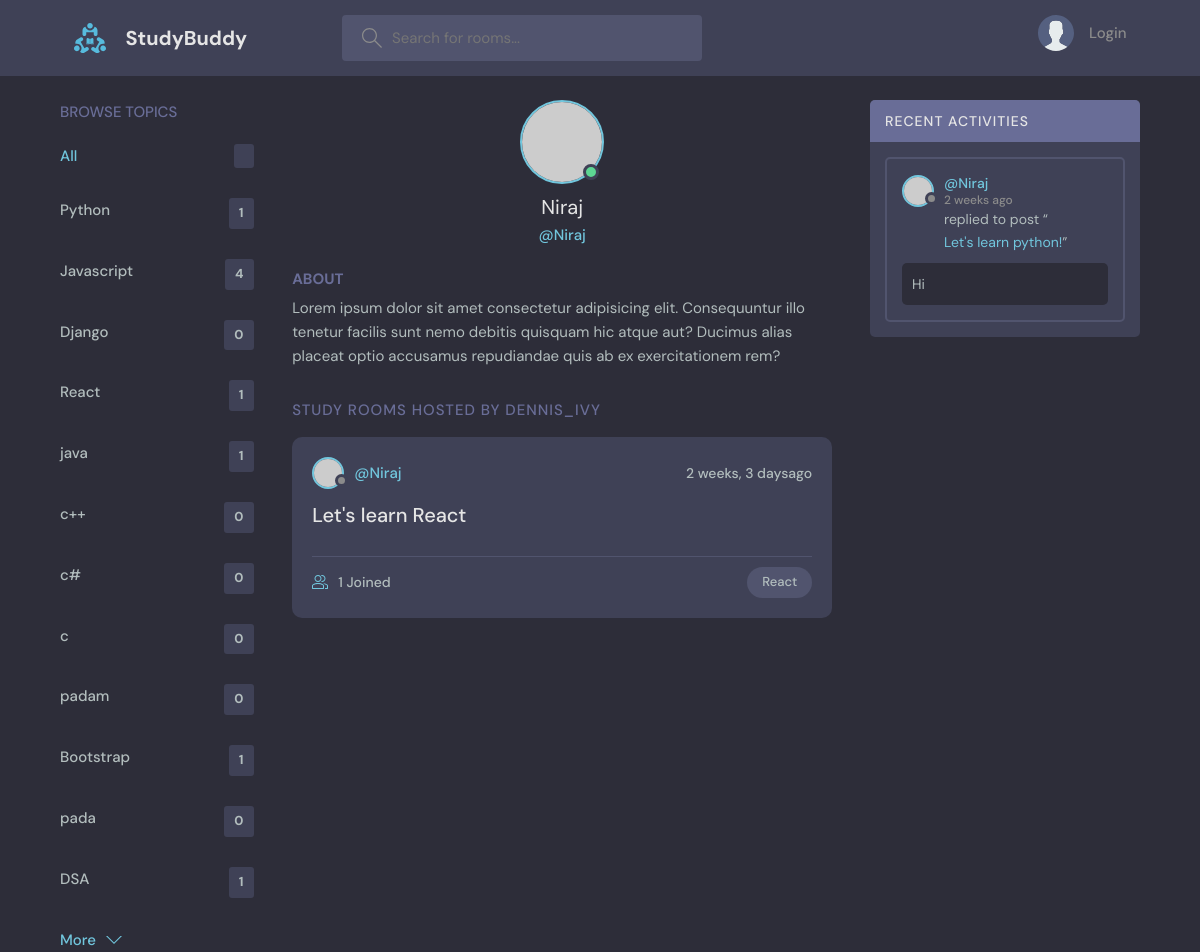
Screenshot of /userProfile/2/ with the database file from the repository.
### base/models.py (models this page shows, shortened)
class Topic(models.Model):
    name = models.CharField(max_length=200)

class Room(models.Model):
    host = models.ForeignKey(User,on_delete = models.SET_NULL,null = True)
    topic = models.ForeignKey(Topic,on_delete = models.SET_NULL,null = True)
    name = models.CharField(max_length=200)
    description = models.TextField(null= True,blank = True) #null= true or black= true -- means it cannot be null and black
    participants = models.ManyToManyField(User,related_name='participants' ,blank=True)
    updated = models.DateTimeField(auto_now = True)#it take timestamp everytime whenever updated
    created = models.DateTimeField(auto_now_add = True) #it takes timestapm at the beginning only
    class Meta:
        ordering = ['-updated','-created'] # (-) will make the ordering of lettest item at beginning
    def __str__(self):
        return self.name

class Message(models.Model):
    user = models.ForeignKey(User,on_delete = models.CASCADE)
    room = models.ForeignKey(Room,on_delete=models.CASCADE) #0n_delete= models.CASCADE =>means all the child messages will be deleted
    body= models.TextField()
    updated = models.DateField(auto_now = True)
    created = models.DateTimeField(auto_now_add = True)
    class Meta:
        ordering = ['-updated','-created']

### base/views.py (the view)
# urls.py: path('userProfile/<str:pk>/',views.userProfile,name="userProfile"),
def userProfile(request,pk):
    user = User.objects.get(id=pk)
    rooms = user.room_set.all()
    room_message = user.message_set.all()
    topic = Topic.objects.all()
    context = {
        'user':user,
        'rooms':rooms,
        'room_message':room_message,
        'topic':topic
    }
    return render(request,'base/profile.html',context)

### base/templates/base/profile.html (shortened to what this page needs)
{% extends 'main.html' %}
{% block content %}
  <main class="profile-page layout layout--3">
    <div class="container">
      {% include 'base/topics_components.html' %}
      <div class="roomList">
        <div class="profile">
          <div class="profile__avatar">
            <div class="avatar avatar--large active">
              <img src="https://randomuser.me/api/portraits/men/11.jpg" />
            </div>
          </div>
          <div class="profile__info">
            <h3>{{user.username}}</h3>
            <p>@{{user.username}}</p>
          </div>
          <div class="profile__about">
            <h3>About</h3>
            <p>
              Lorem ipsum dolor sit amet consectetur adipisicing elit. Consequuntur illo tenetur
              facilis sunt nemo debitis quisquam hic atque aut? Ducimus alias placeat optio
              accusamus repudiandae quis ab ex exercitationem rem?
            </p>
          </div>
        </div>
        <div class="roomList__header">
          <div>
            <h2>Study Rooms Hosted by dennis_ivy</a>
            </h2>
          </div>
        </div>
        {% include 'base/feed_components.html' %}
      </div>
      {% include 'base/activity_components.html' %}
    </div>
  </main>
{% endblock content %}

### base/templates/base/topics_components.html
<div class="topics">
    <div class="topics__header">
      <h2>Browse Topics</h2>
    </div>
    <ul class="topics__list">
      <li>
        <a href="{% url 'home' %}" class="active">All <span>{{topics.count}}</span></a>
      </li>
      {% for topics in topic %}
      <li>
        <a href="{% url 'home' %}?q={{topics.name}}">{{topics.name}} <span>{{topics.room_set.all.count}}</span></a>
      </li>
      {% endfor %}
    </ul>
    <a class="btn btn--link" href="topics.html">
      More
      <svg version="1.1" xmlns="http://www.w3.org/2000/svg" width="32" height="32" viewBox="0 0 32 32">
        <title>chevron-down</title>
        <path d="M16 21l-13-13h-3l16 16 16-16h-3l-13 13z"></path>
      </svg>
    </a>
  </div>

### base/templates/base/feed_components.html (shortened to what this page needs)
{% for i in rooms %}
<div class="roomListRoom">
    <div class="roomListRoom__header">
      <a href="{% url 'userProfile' i.host.id %}" class="roomListRoom__author">
        <div class="avatar avatar--small">
          <img src="https://randomuser.me/api/portraits/women/11.jpg" />
        </div>
        <span>@{{i.host.username}}</span>
      </a>
      <div class="roomListRoom__actions">
        <span>{{i.created |timesince}}ago</span>
      </div>
    </div>
    <div class="roomListRoom__content">
      <a href="{%  url 'room' i.id %}">{{i.name}}</a>
    </div>
    <div class="roomListRoom__meta">
      <a href="{%  url 'room' i.id %}" class="roomListRoom__joined">
        {{i.participants.all.count}} Joined
      </a>
      <p class="roomListRoom__topic">{{i.topic.name}}</p>
    </div>
  </div>
{% endfor %}

### base/templates/base/activity_components.html (shortened to what this page needs)
<div class="activities">
    <div class="activities__header">
      <h2>Recent Activities</h2>
    </div>
    {% for message in room_message %}
    <div class="activities__box">
      <div class="activities__boxHeader roomListRoom__header">
        <a href=" {% url 'userProfile' message.user.id %}" class="roomListRoom__author">
          <div class="avatar avatar--small">
            <img src="https://randomuser.me/api/portraits/women/11.jpg" />
          </div>
          <p>
            @{{message.user}}
            <span>{{message.created|timesince}} ago</span>
          </p>
        </a>
      </div>
      <div class="activities__boxContent">
        <p>replied to post “<a href="{% url 'room' message.room.id %}">{{message.room}}!</a>”</p>
        <div class="activities__boxRoomContent">
         {{message.body}}
        </div>
      </div>
    </div>
    {% endfor %}
  </div>

### rows the page displays
Topic: name "Python", room_set.all.count "1"
Topic: name "Javascript", room_set.all.count "4"
Topic: name "Django", room_set.all.count "0"
Topic: name "React", room_set.all.count "1"
Topic: name "java", room_set.all.count "1"
Topic: name "c++", room_set.all.count "0"
Topic: name "c#", room_set.all.count "0"
Topic: name "c", room_set.all.count "0"
Topic: name "padam", room_set.all.count "0"
Topic: name "Bootstrap", room_set.all.count "1"
Topic: name "pada", room_set.all.count "0"
Topic: name "DSA", room_set.all.count "1"
Room: host.username "Niraj", created "2 weeks, 3 days", name "Let's learn React", participants.all.count "1", topic.name "React"
Message: user "Niraj", created "2 weeks", room "Let's learn python", body "Hi"

### other values shown
{{ user.username }} "Niraj"
